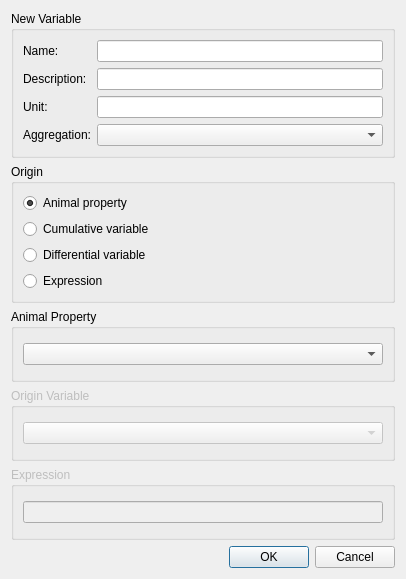
<?xml version="1.0" encoding="UTF-8"?>
<ui version="4.0">
 <author>Anton Rau</author>
 <class>AddVariableDialog</class>
 <widget class="QDialog" name="AddVariableDialog">
  <property name="geometry">
   <rect>
    <x>0</x>
    <y>0</y>
    <width>406</width>
    <height>579</height>
   </rect>
  </property>
  <property name="sizePolicy">
   <sizepolicy hsizetype="Preferred" vsizetype="Fixed">
    <horstretch>0</horstretch>
    <verstretch>0</verstretch>
   </sizepolicy>
  </property>
  <property name="windowTitle">
   <string>Add Variable</string>
  </property>
  <layout class="QVBoxLayout" name="verticalLayout">
   <item>
    <widget class="QGroupBox" name="groupBoxVariable">
     <property name="title">
      <string>New Variable</string>
     </property>
     <layout class="QFormLayout" name="formLayout">
      <item row="0" column="0">
       <widget class="QLabel" name="nameLabel">
        <property name="text">
         <string>Name:</string>
        </property>
       </widget>
      </item>
      <item row="0" column="1">
       <widget class="QLineEdit" name="nameLineEdit"/>
      </item>
      <item row="1" column="0">
       <widget class="QLabel" name="descriptionLabel">
        <property name="text">
         <string>Description:</string>
        </property>
       </widget>
      </item>
      <item row="1" column="1">
       <widget class="QLineEdit" name="descriptionLineEdit"/>
      </item>
      <item row="2" column="0">
       <widget class="QLabel" name="unitLabel">
        <property name="text">
         <string>Unit:</string>
        </property>
       </widget>
      </item>
      <item row="2" column="1">
       <widget class="QLineEdit" name="unitLineEdit"/>
      </item>
      <item row="3" column="0">
       <widget class="QLabel" name="aggregationLabel">
        <property name="text">
         <string>Aggregation:</string>
        </property>
       </widget>
      </item>
      <item row="3" column="1">
       <widget class="QComboBox" name="aggregationComboBox"/>
      </item>
     </layout>
    </widget>
   </item>
   <item>
    <widget class="QGroupBox" name="groupBoxOrigin">
     <property name="title">
      <string>Origin</string>
     </property>
     <layout class="QVBoxLayout" name="verticalLayout_3">
      <item>
       <widget class="QRadioButton" name="radioButtonOriginAnimalProperty">
        <property name="text">
         <string>Animal property</string>
        </property>
        <property name="checked">
         <bool>true</bool>
        </property>
       </widget>
      </item>
      <item>
       <widget class="QRadioButton" name="radioButtonOriginCumulative">
        <property name="text">
         <string>Cumulative variable</string>
        </property>
       </widget>
      </item>
      <item>
       <widget class="QRadioButton" name="radioButtonOriginDifferential">
        <property name="text">
         <string>Differential variable</string>
        </property>
       </widget>
      </item>
      <item>
       <widget class="QRadioButton" name="radioButtonOriginExpression">
        <property name="text">
         <string>Expression</string>
        </property>
       </widget>
      </item>
     </layout>
    </widget>
   </item>
   <item>
    <widget class="QGroupBox" name="groupBoxAnimalProperty">
     <property name="title">
      <string>Animal Property</string>
     </property>
     <layout class="QVBoxLayout" name="verticalLayout_4">
      <item>
       <widget class="QComboBox" name="comboBoxAnimalProperty"/>
      </item>
     </layout>
    </widget>
   </item>
   <item>
    <widget class="QGroupBox" name="groupBoxOriginVariable">
     <property name="enabled">
      <bool>false</bool>
     </property>
     <property name="title">
      <string>Origin Variable</string>
     </property>
     <layout class="QVBoxLayout" name="verticalLayout_5">
      <item>
       <widget class="VariableSelector" name="variableSelector"/>
      </item>
     </layout>
    </widget>
   </item>
   <item>
    <widget class="QGroupBox" name="groupBoxExpression">
     <property name="enabled">
      <bool>false</bool>
     </property>
     <property name="title">
      <string>Expression</string>
     </property>
     <layout class="QVBoxLayout" name="verticalLayout_2">
      <item>
       <widget class="QLineEdit" name="lineEditExpression"/>
      </item>
     </layout>
    </widget>
   </item>
   <item>
    <widget class="QDialogButtonBox" name="buttonBox">
     <property name="orientation">
      <enum>Qt::Orientation::Horizontal</enum>
     </property>
     <property name="standardButtons">
      <set>QDialogButtonBox::StandardButton::Cancel|QDialogButtonBox::StandardButton::Ok</set>
     </property>
    </widget>
   </item>
  </layout>
 </widget>
 <customwidgets>
  <customwidget>
   <class>VariableSelector</class>
   <extends>QComboBox</extends>
   <header>tse_analytics.views.misc.variable_selector</header>
  </customwidget>
 </customwidgets>
 <resources/>
 <connections>
  <connection>
   <sender>buttonBox</sender>
   <signal>accepted()</signal>
   <receiver>AddVariableDialog</receiver>
   <slot>accept()</slot>
   <hints>
    <hint type="sourcelabel">
     <x>248</x>
     <y>254</y>
    </hint>
    <hint type="destinationlabel">
     <x>157</x>
     <y>274</y>
    </hint>
   </hints>
  </connection>
  <connection>
   <sender>buttonBox</sender>
   <signal>rejected()</signal>
   <receiver>AddVariableDialog</receiver>
   <slot>reject()</slot>
   <hints>
    <hint type="sourcelabel">
     <x>316</x>
     <y>260</y>
    </hint>
    <hint type="destinationlabel">
     <x>286</x>
     <y>274</y>
    </hint>
   </hints>
  </connection>
 </connections>
</ui>
